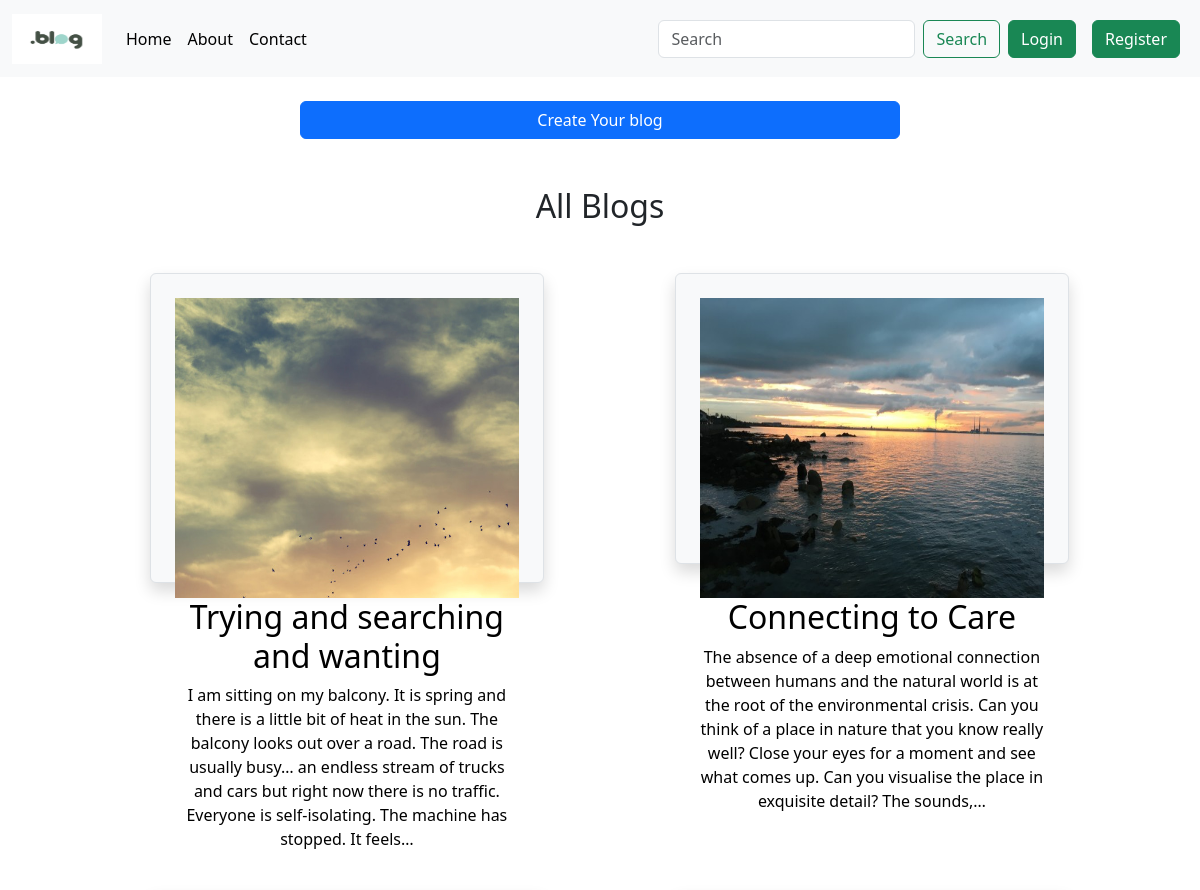
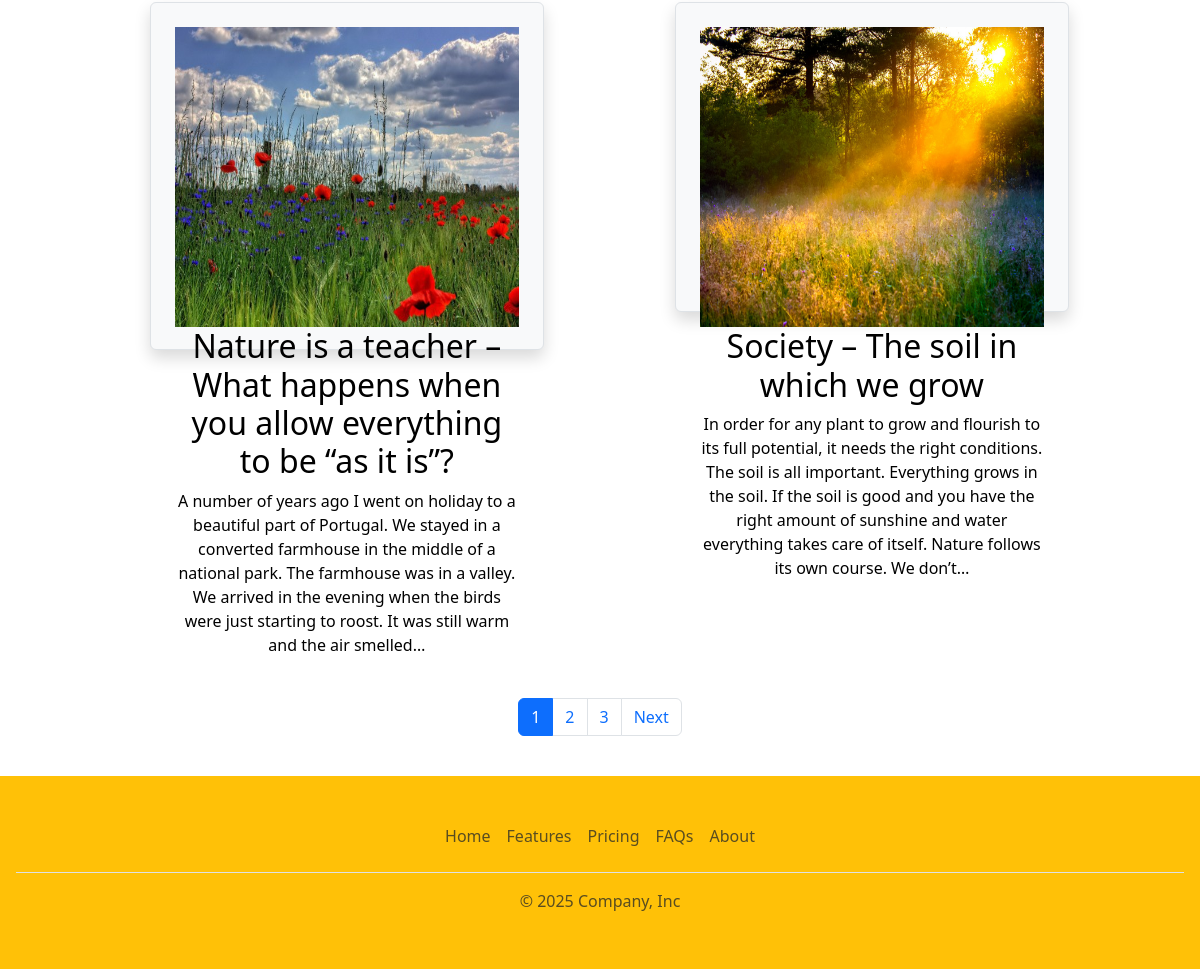
The page / on the database its author committed (2 pictures, top to bottom).
### models.py (models this page shows)
class Blog(db.Model):
    id = db.Column(db.Integer, primary_key=True)
    title = db.Column(db.String(200), nullable=False)
    description = db.Column(db.Text, nullable=False)
    user_id = db.Column(db.Integer, db.ForeignKey('user.id',name='fk_user_id'), nullable=True)
    image = db.Column(db.String(100))

### app.py (the view)
@app.route('/', methods=['GET', 'POST'])
def home():
    page = request.args.get('page', 1, type=int)  # get ?page=2 or default to 1
    per_page = 4  # number of blogs per page
    blogs = Blog.query.paginate(page=page, per_page=per_page)
    return render_template("index.html", blogs=blogs)

### templates/index.html (shortened to what this page needs)
{% extends "base.html" %}
{% block content %}
<br>
<a href="{{url_for('add_blog')}}">
    <div class="d-grid gap-2 col-6 mx-auto ">
        <button class="btn btn-primary" type="button">Create Your blog</button>
    </div>
</a>
<h2 class="text-center my-5">All Blogs</h2>
<section>
    {% for blog in blogs %}
    <div class="d-flex justify-content-center w-50 h-100">
            {% if blog.image %}
            <a href="{{ url_for('view_blog',id=blog.id) }}">
            <div class="p-4 w-75 h-50 border rounded shadow bg-light blog-image">
                <img src="{{ url_for('static', filename='blogs_image/' ~ blog.image) }}" class="img-fluid w-70" style="height: 300px; width:100% ;" alt="...">
                <h2 class="text-center">{{blog.title}}</h2>
                <p class="text-center">{{blog.description}}</p>
            </div>
        </a>
            {% else %}
                <p>No image available</p>
            {% endif %}
    </div>
    <br>
    {% endfor %}
</section>
<nav aria-label="Page navigation">
  <ul class="pagination justify-content-center">
    {% for page_num in blogs.iter_pages() %}
      {% if page_num %}
        <li class="page-item {% if page_num == blogs.page %}active{% endif %}">
          <a class="page-link" href="{{ url_for('home', page=page_num) }}">{{ page_num }}</a>
        </li>
      {% else %}
        <li class="page-item disabled"><span class="page-link">...</span></li>
      {% endif %}
    {% endfor %}
    {% if blogs.has_next %}
      <li class="page-item">
        <a class="page-link" href="{{ url_for('home', page=blogs.next_num) }}">Next</a>
      </li>
    {% endif %}
  </ul>
</nav>
{% endblock %}

### templates/base.html (shortened to what this page needs)
<!DOCTYPE html>
<html lang="en">
<head>
    <link href="https://cdn.jsdelivr.net/npm/bootstrap@5.3.6/dist/css/bootstrap.min.css" rel="stylesheet"
>
</head>
<body>
<div class="page-wrapper">
    <header>
        <nav class="navbar navbar-expand-lg bg-body-tertiary">
            <div class="container-fluid">
                <a class="navbar-brand" href="{{url_for('home')}}">
                <img src="{{ url_for('static', filename='logo/572-768x591.png') }}" alt="Logo" width="90" height="50" class="d-inline-block align-text-top">
                </a>
                <div class="collapse navbar-collapse" id="navbarSupportedContent">
                    <ul class="navbar-nav me-auto mb-2 mb-lg-0">
                        <li class="nav-item">
                            <a class="nav-link active" aria-current="page" href="{{url_for('home')}}">Home</a>
                        </li>
                        <li class="nav-item ">
                            <a class="nav-link active" href="#">About</a>
                        </li>
                        <li class="nav-item">
                            <a class="nav-link active" href="#">Contact</a>
                        </li>
                    </ul>
                    <form class="d-flex" role="search">
                        <input class="form-control me-2" type="search" placeholder="Search" aria-label="Search" />
                        <button class="btn btn-outline-success" type="submit">Search</button>
                    </form>
                    {% if current_user.is_authenticated %}
                    <li class="nav-item dropdown d-flex mx-5">
                            <a class="nav-link dropdown-toggle" href="#" role="button" data-bs-toggle="dropdown"
                                aria-expanded="false">
                                Account
                            </a>
                            <ul class="dropdown-menu">
                                <li><a class="dropdown-item" href="{{url_for('profile')}}">Profile</a></li>
                                <li><a class="dropdown-item" href="{{url_for('user_blogs')}}">Your Blogs</a></li>
                                <li><a class="dropdown-item" href="{{url_for('logout')}}">Logout</a></li>
                            </ul>
                        </li>
                    {% else %}
                    <a href="{{url_for('login')}}"><button class="btn btn-success mx-2">Login</button></a>
                    <a href="{{url_for('register')}}"><button class="btn btn-success mx-2">Register</button></a>
                    {% endif %}
                </div>
            </div>
        </nav>
    </header>
    <main>
        {% block content %}
        {% endblock %}
    </main>
    <br>
    <footer class="bg-warning">
        <footer class="py-3 my-4  text-white p-3 footer">
            <ul class="nav justify-content-center border-bottom pb-3 mb-3">
                <li class="nav-item"><a href="#" class="nav-link px-2 text-body-secondary">Home</a></li>
                <li class="nav-item"><a href="#" class="nav-link px-2 text-body-secondary">Features</a></li>
                <li class="nav-item"><a href="#" class="nav-link px-2 text-body-secondary">Pricing</a></li>
                <li class="nav-item"><a href="#" class="nav-link px-2 text-body-secondary">FAQs</a></li>
                <li class="nav-item"><a href="#" class="nav-link px-2 text-body-secondary">About</a></li>
            </ul>
            <p class="text-center text-body-secondary">© 2025 Company, Inc</p>
        </footer>
    </footer>
</div>
</body>
</html>

### templates/base.html (style rules this page uses)
html, body { height: 100%; margin: 0; }
.page-wrapper { display: flex; flex-direction: column; min-height: 100vh; }
main { flex: 1; }

### templates/index.html (style rules this page uses)
.blog-image { width: 300px; height: 200px; background-size: cover; background-position: center; }
section { display: flex; flex-wrap: wrap; margin-left: 150px; }
a { text-decoration: none; color: black; }

### rows shown on the page
Blog: image (picture), title "Trying and searching and wanting", description "I am sitting on my balcony. It is spring and there is a little bit of heat in the sun. The balcony looks out over a road. The road is usually busy… an endless stream of trucks and cars but right now there is no traffic. Everyone is self-isolating. The machine has stopped. It feels…"
Blog: image (picture), title "Connecting to Care", description "The absence of a deep emotional connection between humans and the natural world is at the root of the environmental crisis. Can you think of a place in nature that you know really well? Close your eyes for a moment and see what comes up. Can you visualise the place in exquisite detail? The sounds,…"
Blog: image (picture), title "Nature is a teacher – What happens when you allow everything to be “as it is”?", description "A number of years ago I went on holiday to a beautiful part of Portugal. We stayed in a converted farmhouse in the middle of a national park. The farmhouse was in a valley. We arrived in the evening when the birds were just starting to roost. It was still warm and the air smelled…"
Blog: image (picture), title "Society – The soil in which we grow", description "In order for any plant to grow and flourish to its full potential, it needs the right conditions. The soil is all important. Everything grows in the soil. If the soil is good and you have the right amount of sunshine and water everything takes care of itself. Nature follows its own course. We don’t…"

### other values the page prints
{{ page_num }} "1" "2" "3"
